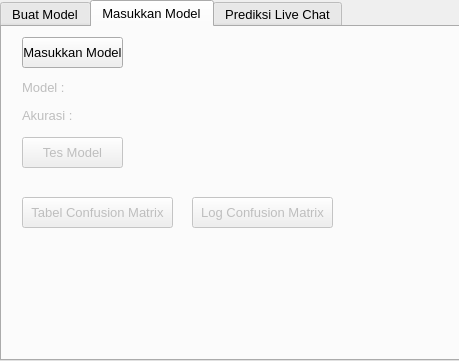
<?xml version="1.0" encoding="UTF-8"?>
<ui version="4.0">
 <class>MainWindow</class>
 <widget class="QMainWindow" name="MainWindow">
  <property name="geometry">
   <rect>
    <x>0</x>
    <y>0</y>
    <width>459</width>
    <height>361</height>
   </rect>
  </property>
  <property name="sizePolicy">
   <sizepolicy hsizetype="Fixed" vsizetype="Fixed">
    <horstretch>0</horstretch>
    <verstretch>0</verstretch>
   </sizepolicy>
  </property>
  <property name="windowTitle">
   <string>DETEKSI EMOSI YOUTUBE LIVE CHAT LSTM</string>
  </property>
  <property name="toolButtonStyle">
   <enum>Qt::ToolButtonIconOnly</enum>
  </property>
  <widget class="QWidget" name="centralwidget">
   <property name="sizePolicy">
    <sizepolicy hsizetype="Fixed" vsizetype="Fixed">
     <horstretch>0</horstretch>
     <verstretch>0</verstretch>
    </sizepolicy>
   </property>
   <widget class="QTabWidget" name="tabWidget">
    <property name="enabled">
     <bool>true</bool>
    </property>
    <property name="geometry">
     <rect>
      <x>0</x>
      <y>0</y>
      <width>461</width>
      <height>361</height>
     </rect>
    </property>
    <property name="font">
     <font>
      <pointsize>10</pointsize>
     </font>
    </property>
    <property name="mouseTracking">
     <bool>false</bool>
    </property>
    <property name="currentIndex">
     <number>1</number>
    </property>
    <widget class="QWidget" name="tab_1">
     <property name="enabled">
      <bool>true</bool>
     </property>
     <property name="mouseTracking">
      <bool>true</bool>
     </property>
     <attribute name="title">
      <string>Buat Model</string>
     </attribute>
     <widget class="QPushButton" name="pushButton">
      <property name="geometry">
       <rect>
        <x>10</x>
        <y>30</y>
        <width>121</width>
        <height>31</height>
       </rect>
      </property>
      <property name="text">
       <string>Cari Dataset (*.csv)</string>
      </property>
     </widget>
     <widget class="QLabel" name="label">
      <property name="geometry">
       <rect>
        <x>10</x>
        <y>10</y>
        <width>111</width>
        <height>16</height>
       </rect>
      </property>
      <property name="text">
       <string>Masukkan Dataset</string>
      </property>
     </widget>
     <widget class="QLabel" name="label_2">
      <property name="enabled">
       <bool>false</bool>
      </property>
      <property name="geometry">
       <rect>
        <x>10</x>
        <y>70</y>
        <width>431</width>
        <height>21</height>
       </rect>
      </property>
      <property name="text">
       <string>Nama Dataset :</string>
      </property>
     </widget>
     <widget class="QPushButton" name="pushButton_2">
      <property name="enabled">
       <bool>false</bool>
      </property>
      <property name="geometry">
       <rect>
        <x>10</x>
        <y>270</y>
        <width>91</width>
        <height>31</height>
       </rect>
      </property>
      <property name="text">
       <string>Buat Model</string>
      </property>
     </widget>
     <widget class="QLabel" name="label_4">
      <property name="enabled">
       <bool>false</bool>
      </property>
      <property name="geometry">
       <rect>
        <x>10</x>
        <y>100</y>
        <width>431</width>
        <height>21</height>
       </rect>
      </property>
      <property name="text">
       <string>Jumlah Dataset : </string>
      </property>
     </widget>
     <widget class="QLabel" name="label_10">
      <property name="enabled">
       <bool>false</bool>
      </property>
      <property name="geometry">
       <rect>
        <x>10</x>
        <y>130</y>
        <width>81</width>
        <height>21</height>
       </rect>
      </property>
      <property name="text">
       <string>Jumlah Fitur:</string>
      </property>
     </widget>
     <widget class="QLineEdit" name="lineEdit_2">
      <property name="enabled">
       <bool>false</bool>
      </property>
      <property name="geometry">
       <rect>
        <x>10</x>
        <y>160</y>
        <width>81</width>
        <height>20</height>
       </rect>
      </property>
     </widget>
     <widget class="QLabel" name="label_11">
      <property name="enabled">
       <bool>false</bool>
      </property>
      <property name="geometry">
       <rect>
        <x>140</x>
        <y>130</y>
        <width>111</width>
        <height>21</height>
       </rect>
      </property>
      <property name="text">
       <string>Embedding Layer:</string>
      </property>
     </widget>
     <widget class="QLineEdit" name="lineEdit_3">
      <property name="enabled">
       <bool>false</bool>
      </property>
      <property name="geometry">
       <rect>
        <x>140</x>
        <y>160</y>
        <width>111</width>
        <height>21</height>
       </rect>
      </property>
     </widget>
     <widget class="QLabel" name="label_12">
      <property name="enabled">
       <bool>false</bool>
      </property>
      <property name="geometry">
       <rect>
        <x>290</x>
        <y>130</y>
        <width>81</width>
        <height>21</height>
       </rect>
      </property>
      <property name="text">
       <string>LSTM Layer:</string>
      </property>
     </widget>
     <widget class="QLineEdit" name="lineEdit_4">
      <property name="enabled">
       <bool>false</bool>
      </property>
      <property name="geometry">
       <rect>
        <x>290</x>
        <y>160</y>
        <width>101</width>
        <height>20</height>
       </rect>
      </property>
     </widget>
     <widget class="QLabel" name="label_13">
      <property name="enabled">
       <bool>false</bool>
      </property>
      <property name="geometry">
       <rect>
        <x>10</x>
        <y>190</y>
        <width>47</width>
        <height>13</height>
       </rect>
      </property>
      <property name="text">
       <string>Epoch : </string>
      </property>
     </widget>
     <widget class="QLineEdit" name="lineEdit_5">
      <property name="enabled">
       <bool>false</bool>
      </property>
      <property name="geometry">
       <rect>
        <x>10</x>
        <y>210</y>
        <width>81</width>
        <height>20</height>
       </rect>
      </property>
     </widget>
     <widget class="QProgressBar" name="progressBar">
      <property name="enabled">
       <bool>false</bool>
      </property>
      <property name="geometry">
       <rect>
        <x>10</x>
        <y>240</y>
        <width>441</width>
        <height>23</height>
       </rect>
      </property>
      <property name="value">
       <number>0</number>
      </property>
      <property name="textVisible">
       <bool>true</bool>
      </property>
     </widget>
     <widget class="QLabel" name="label_14">
      <property name="enabled">
       <bool>false</bool>
      </property>
      <property name="geometry">
       <rect>
        <x>140</x>
        <y>190</y>
        <width>47</width>
        <height>13</height>
       </rect>
      </property>
      <property name="text">
       <string>Batch :</string>
      </property>
     </widget>
     <widget class="QLineEdit" name="lineEdit_6">
      <property name="enabled">
       <bool>false</bool>
      </property>
      <property name="geometry">
       <rect>
        <x>140</x>
        <y>210</y>
        <width>81</width>
        <height>20</height>
       </rect>
      </property>
     </widget>
    </widget>
    <widget class="QWidget" name="tab_2">
     <attribute name="title">
      <string>Masukkan Model</string>
     </attribute>
     <widget class="QLabel" name="label_3">
      <property name="enabled">
       <bool>false</bool>
      </property>
      <property name="geometry">
       <rect>
        <x>20</x>
        <y>50</y>
        <width>431</width>
        <height>21</height>
       </rect>
      </property>
      <property name="text">
       <string>Model :</string>
      </property>
     </widget>
     <widget class="QPushButton" name="pushButton_3">
      <property name="geometry">
       <rect>
        <x>20</x>
        <y>10</y>
        <width>101</width>
        <height>31</height>
       </rect>
      </property>
      <property name="text">
       <string>Masukkan Model</string>
      </property>
     </widget>
     <widget class="QPushButton" name="pushButton_6">
      <property name="enabled">
       <bool>false</bool>
      </property>
      <property name="geometry">
       <rect>
        <x>20</x>
        <y>170</y>
        <width>151</width>
        <height>31</height>
       </rect>
      </property>
      <property name="text">
       <string>Tabel Confusion Matrix</string>
      </property>
     </widget>
     <widget class="QLabel" name="label_5">
      <property name="enabled">
       <bool>false</bool>
      </property>
      <property name="geometry">
       <rect>
        <x>20</x>
        <y>80</y>
        <width>431</width>
        <height>16</height>
       </rect>
      </property>
      <property name="text">
       <string>Akurasi : </string>
      </property>
     </widget>
     <widget class="QPushButton" name="pushButton_8">
      <property name="enabled">
       <bool>false</bool>
      </property>
      <property name="geometry">
       <rect>
        <x>20</x>
        <y>110</y>
        <width>101</width>
        <height>31</height>
       </rect>
      </property>
      <property name="text">
       <string>Tes Model</string>
      </property>
     </widget>
     <widget class="QPushButton" name="pushButton_4">
      <property name="enabled">
       <bool>false</bool>
      </property>
      <property name="geometry">
       <rect>
        <x>190</x>
        <y>170</y>
        <width>141</width>
        <height>31</height>
       </rect>
      </property>
      <property name="text">
       <string>Log Confusion Matrix</string>
      </property>
     </widget>
    </widget>
    <widget class="QWidget" name="tab_3">
     <property name="enabled">
      <bool>false</bool>
     </property>
     <attribute name="title">
      <string>Prediksi Live Chat</string>
     </attribute>
     <widget class="QLabel" name="label_9">
      <property name="geometry">
       <rect>
        <x>20</x>
        <y>10</y>
        <width>161</width>
        <height>16</height>
       </rect>
      </property>
      <property name="text">
       <string>URL Youtube Live Stream :</string>
      </property>
     </widget>
     <widget class="QPushButton" name="pushButton_9">
      <property name="geometry">
       <rect>
        <x>20</x>
        <y>70</y>
        <width>75</width>
        <height>23</height>
       </rect>
      </property>
      <property name="text">
       <string>Prediksi</string>
      </property>
     </widget>
     <widget class="QLineEdit" name="lineEdit">
      <property name="geometry">
       <rect>
        <x>20</x>
        <y>40</y>
        <width>421</width>
        <height>20</height>
       </rect>
      </property>
     </widget>
    </widget>
   </widget>
  </widget>
 </widget>
 <resources/>
 <connections/>
</ui>
